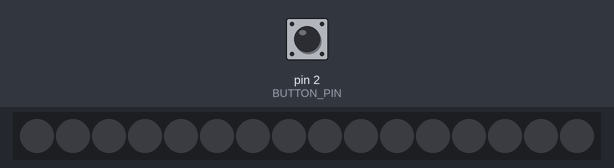
Bench run of a sketch on a simulated Arduino Uno, built with avr-gcc and run on an emulated ATmega328P. Parts: 16 RGB LEDs in strip order, left to right. The inputs (shaded band) are chosen by the test bench; at power-on: pin 2 (BUTTON_PIN) HIGH.

Above: at 1.2 s.
1.3 s: pin 2 (BUTTON_PIN) pulled LOW for 0.15 s
At 1.6 s:
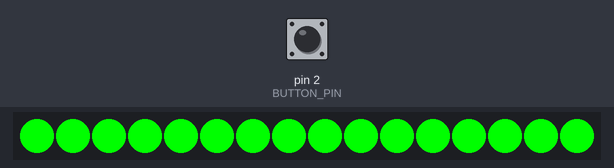
2.9 s: pin 2 (BUTTON_PIN) pulled LOW for 1 s
At 4.1 s:
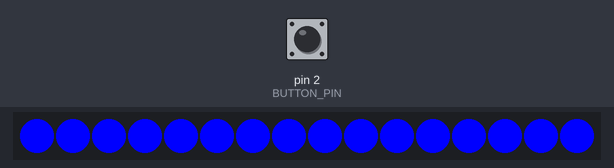
5.4 s: pin 2 (BUTTON_PIN) pulled LOW for 0.15 s
At 6.0 s:
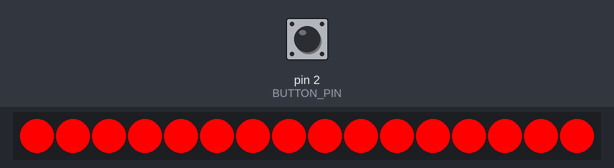
7.0 s: pin 2 (BUTTON_PIN) pulled LOW for 3.2 s
At 8.4 s:
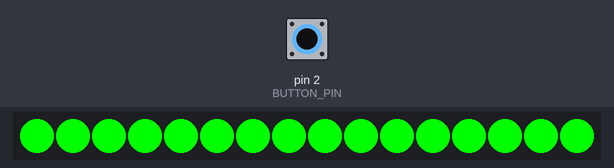
Timing chart, 0 to 10.0 s (numbered marks = the images above; inputs shaded):
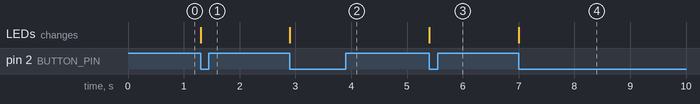

The sketch:

NEOPIXELS.ino
```cpp
#include <Adafruit_NeoPixel.h>

#define PIN            6  // Pin where the NeoPixels are connected
#define NUMPIXELS      16 // Number of NeoPixels
#define BUTTON_PIN     2  // Pin where the button is connected

Adafruit_NeoPixel pixels(NUMPIXELS, PIN, NEO_GRB + NEO_KHZ800);

bool buttonState = false;
bool lastButtonState = false;
int colorIndex = 0;

void setup() {
    pinMode(BUTTON_PIN, INPUT_PULLUP); // Set button pin as input with internal pull-up resistor
    pixels.begin(); // Initialize the NeoPixel library
    pixels.show();  // Initialize all pixels to 'off'
}

void loop() {
    buttonState = digitalRead(BUTTON_PIN);

    if (buttonState == LOW && lastButtonState == HIGH) {
        colorIndex++;
        if (colorIndex > 2) {
            colorIndex = 0;
        }
        setColor(colorIndex);
    }

    lastButtonState = buttonState;
}

void setColor(int index) {
    uint32_t color;
    switch (index) {
        case 0:
            color = pixels.Color(255, 0, 0); // Red
            break;
        case 1:
            color = pixels.Color(0, 255, 0); // Green
            break;
        case 2:
            color = pixels.Color(0, 0, 255); // Blue
            break;
    }

    for (int i = 0; i < NUMPIXELS; i++) {
        pixels.setPixelColor(i, color);
    }
    pixels.show();
}
```

Measured:
- after the input at 1.3 s, the LEDs: change at once (image 1)
- after the input at 2.9 s, the LEDs: change at once (image 2)
- after the input at 5.4 s, the LEDs: change at once (image 3)
- after the input at 7.0 s, the LEDs: change at once (image 4)
